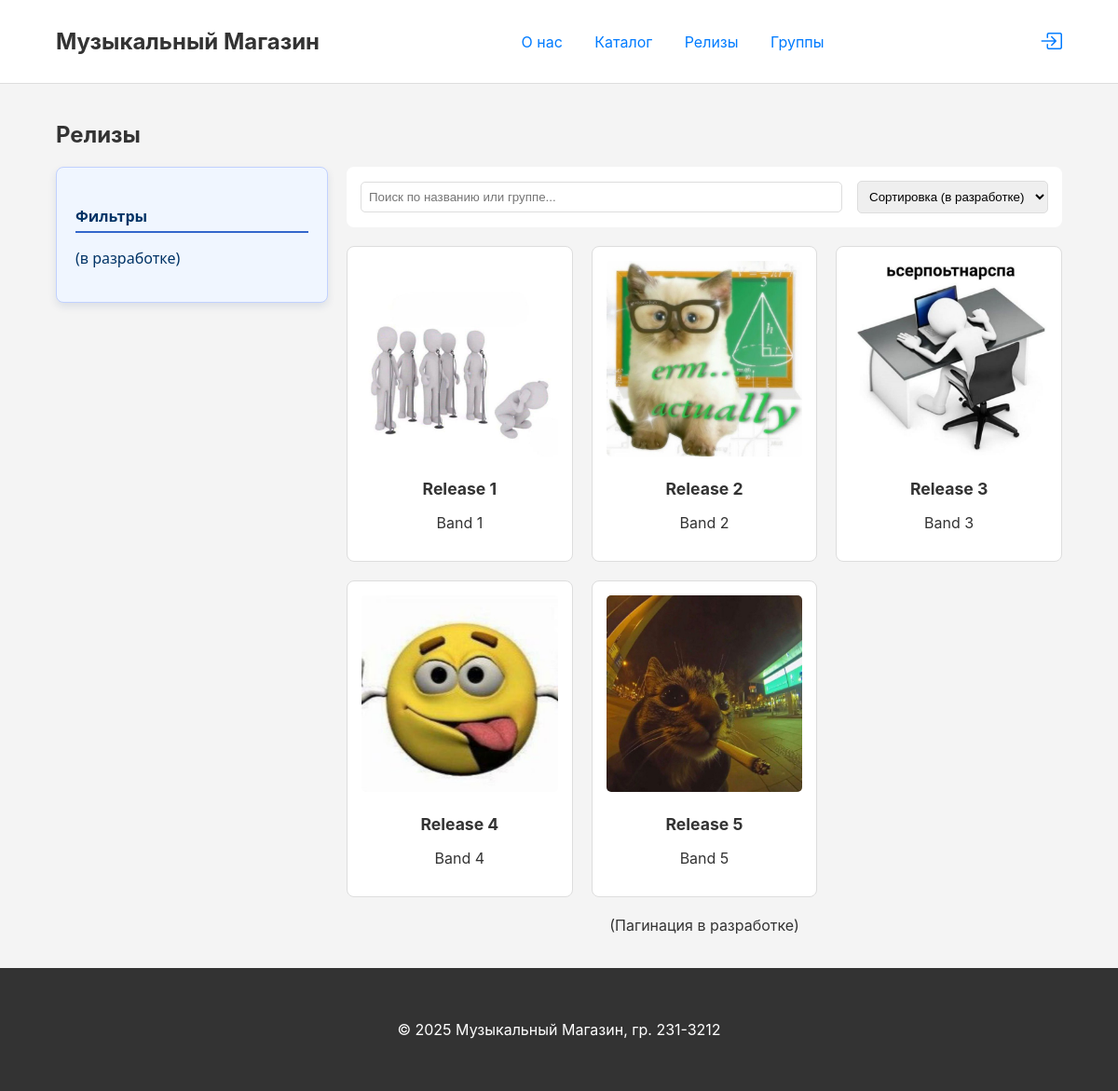
The page /releases on the database its author committed.
### app/models.py (models this page shows)
class Release(db.Model):
    __tablename__ = 'releases'
    id = db.Column(db.Integer, primary_key=True)
    title = db.Column(db.String(255), nullable=False)
    release_year = db.Column(db.Integer)
    cover_image_url = db.Column(db.String(255))
    band_id = db.Column(db.Integer, db.ForeignKey('bands.id'), nullable=False)
    records = db.relationship('Record', backref='release', lazy='dynamic')
    compositions = db.relationship('Composition', secondary=release_compositions, back_populates='releases')

class Band(db.Model):
    __tablename__ = 'bands'
    id = db.Column(db.Integer, primary_key=True)
    name = db.Column(db.String(150), nullable=False)
    bio = db.Column(db.Text)
    genre_id = db.Column(db.Integer, db.ForeignKey('genres.id'))
    members = db.relationship('Artist', secondary=band_members, back_populates='bands')
    compositions = db.relationship('Composition', backref='author_band', lazy='dynamic')
    releases = db.relationship('Release', backref='band', lazy='dynamic')

### app/routes.py (the view)
@app.route('/releases')
def releases_list():
    releases = Release.query.limit(20).all()
    return render_template('releases_list.html', title='Релизы', releases=releases)

### app/templates/releases_list.html
{% extends "base.html" %}
{% block content %}
    <h2>Релизы</h2>
    <div class="catalog-container">
        <aside class="filters-sidebar">
            <h4>Фильтры</h4>
            <p>(в разработке)</p>
        </aside>
        <div class="catalog-main">
            <div class="search-sort-bar">
                <input type="search" placeholder="Поиск по названию или группе...">
                <select>
                    <option>Сортировка (в разработке)</option>
                </select>
            </div>
            <div class="catalog-grid">
                {% for release in releases %}
                    <div class="record-card">
                        <a href="{{ url_for('release_detail', id=release.id) }}" style="text-decoration: none; color: inherit;">
                            <img src="{{ url_for('uploaded_file', filename=release.cover_image_url) if release.cover_image_url else 'https://via.placeholder.com/200' }}" alt="Обложка релиза">
                            <h3>{{ release.title }}</h3>
                            <p>{{ release.band.name }}</p>
                        </a>
                    </div>
                {% else %}
                    <p>В каталоге пока нет релизов.</p>
                {% endfor %}
            </div>
            <div class="pagination" style="margin-top: 20px; text-align: center;">
                <p>(Пагинация в разработке)</p>
            </div>
        </div>
    </div>
{% endblock %}

### app/static/css/style.css (style rules this page uses)
body { font-family: -apple-system, BlinkMacSystemFont, "Segoe UI", Roboto, "Helvetica Neue", Arial, sans-serif; margin: 0; background-color: #f4f4f4; color: #333; display: flex; flex-direction: column; min-height: 100vh; }
a { color: #007bff; text-decoration: none; }
.catalog-container { display: flex; gap: 20px; }
.catalog-main { flex: 1; }
.filters-sidebar { flex: 0 0 250px; background: #fff; padding: 20px; border-radius: 8px; height: fit-content; }
.search-sort-bar { display: flex; justify-content: space-between; align-items: center; margin-bottom: 20px; background: #fff; padding: 15px; border-radius: 8px; }
.search-sort-bar input[type="search"] { width: 70%; padding: 8px; border: 1px solid #ddd; border-radius: 5px; }
.search-sort-bar select { padding: 8px; border: 1px solid #ddd; border-radius: 5px; }
.catalog-grid { display: grid; grid-template-columns: repeat(auto-fill, minmax(200px, 1fr)); gap: 20px; }
.record-card { background: #fff; border: 1px solid #ddd; border-radius: 8px; padding: 15px; text-align: center; transition: box-shadow 0.3s ease; }
.record-card img { max-width: 100%; height: auto; border-radius: 5px; margin-bottom: 10px; }
.record-card h3 { font-size: 1.1em; margin: 10px 0; }
.filters-sidebar { background-color: #f0f6ff; border: 1px solid #c1d1ff; padding: 20px; border-radius: 8px; width: 250px; font-family: 'Segoe UI', Tahoma, Geneva, Verdana, sans-serif; color: #003366; box-shadow: 0 4px 8px rgba(0, 51, 102, 0.1); }
.filters-sidebar h4 { margin-bottom: 15px; border-bottom: 2px solid #3366cc; padding-bottom: 5px; font-weight: 600; }

### rows shown on the page
Release: cover_image_url (picture), title "Release 1", band.name "Band 1"
Release: cover_image_url (picture), title "Release 2", band.name "Band 2"
Release: cover_image_url (picture), title "Release 3", band.name "Band 3"
Release: cover_image_url (picture), title "Release 4", band.name "Band 4"
Release: cover_image_url (picture), title "Release 5", band.name "Band 5"
